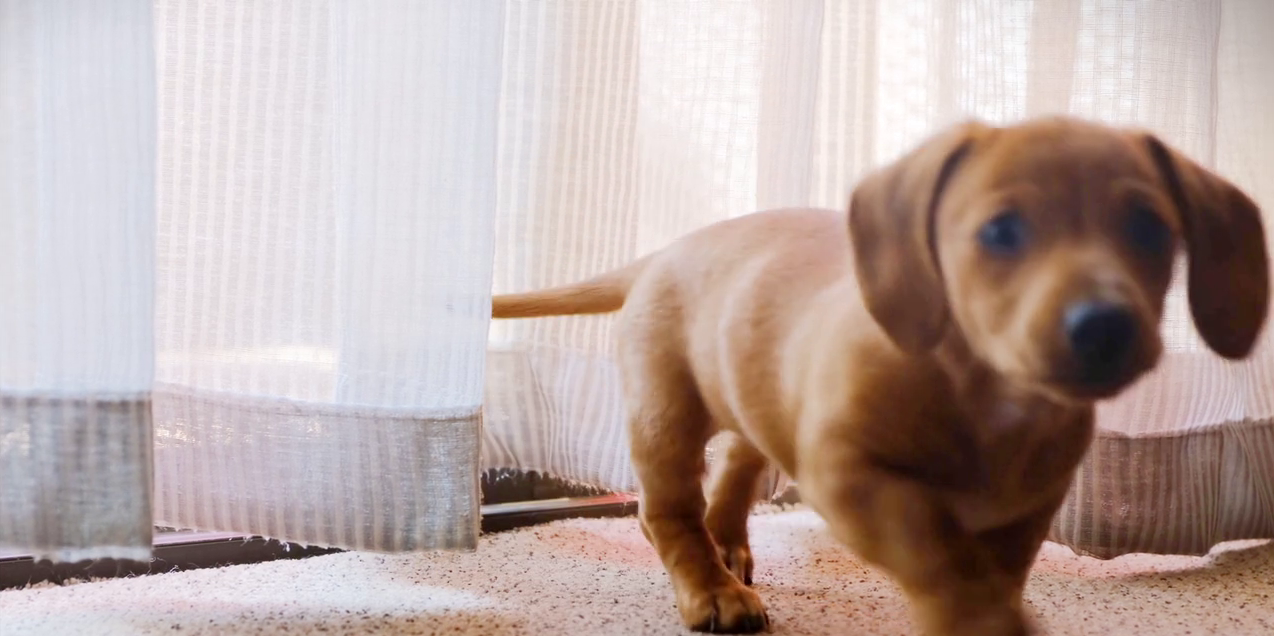
#> input picture MiniReto2/VideoNormal.png, 1274 x 636 px, given in place of dog.mp4, which was not available
$ python miniReto2.py
#> lines starting #> are read from the running program, lines starting #| are printed output that depends on the picture; after the words box and inside, x2 and y2 are one past the last pixel; in counts of white or black regions, pixels touching at a corner belong together; pictures that were not available may be replaced by others from this repository, and a replacement may not be noted
import cv2 as cv
import numpy as np

def manualCanny(image, tresh_low, tresh_high):
    # Aplicar filtro Sobel en dirección x e y en un kernel de 3x3
    sobelx = cv.Sobel(image, cv.CV_64F, 1, 0, ksize=3)
    sobely = cv.Sobel(image, cv.CV_64F, 0, 1, ksize=3)

    gradient_magnitude = np.sqrt(sobelx**2 + sobely**2) # Cambios bruscos de intensidad en la imagen de los diferenciales del sobel
    gradient_magnitude *= 255.0 / gradient_magnitude.max() # Escalar los valores para que estén en el rango de 0 a 255 (mejor distinción de bordes)

    edges = np.zeros_like(gradient_magnitude)  # Matriz de ceros con las mismas dimensiones que gradient_magnitude
    edges[(gradient_magnitude >= tresh_low) & (gradient_magnitude <= tresh_high)] = 255 # Asignar 255 a los bordes detectados en el rango de los umbrales
    return edges

camera = cv.VideoCapture('Recursos/Videos/dog.mp4')

while True:
    _, frame = camera.read()
#> frame is the input picture: shape (636, 1274, 3); mean B, G, R 163.1, 167.5, 185.7
    cv.imshow('Camara', frame)

    frame1 = cv.cvtColor(frame, cv.COLOR_BGR2GRAY)
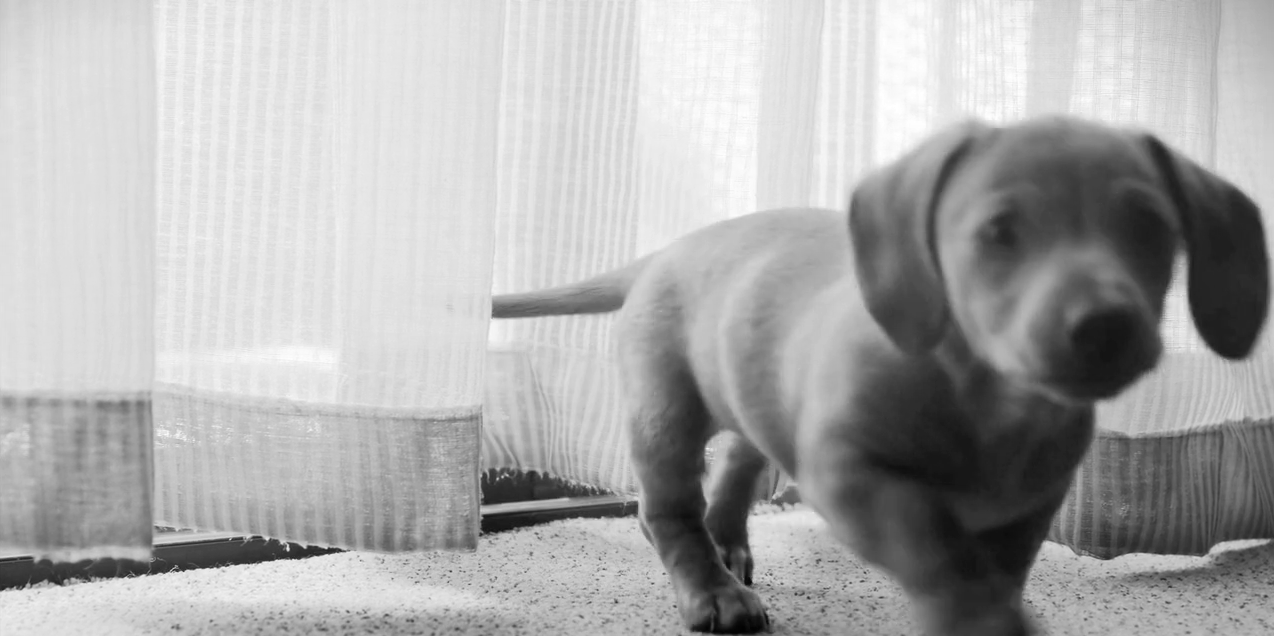
#> frame1: shape (636, 1274); min 2, max 255, mean 172.4
    edges1 = manualCanny(frame1, 30, 100)
#> in manualCanny, `sobelx = cv.Sobel(image, cv.CV_64F, 1, 0, ksize=3)`:
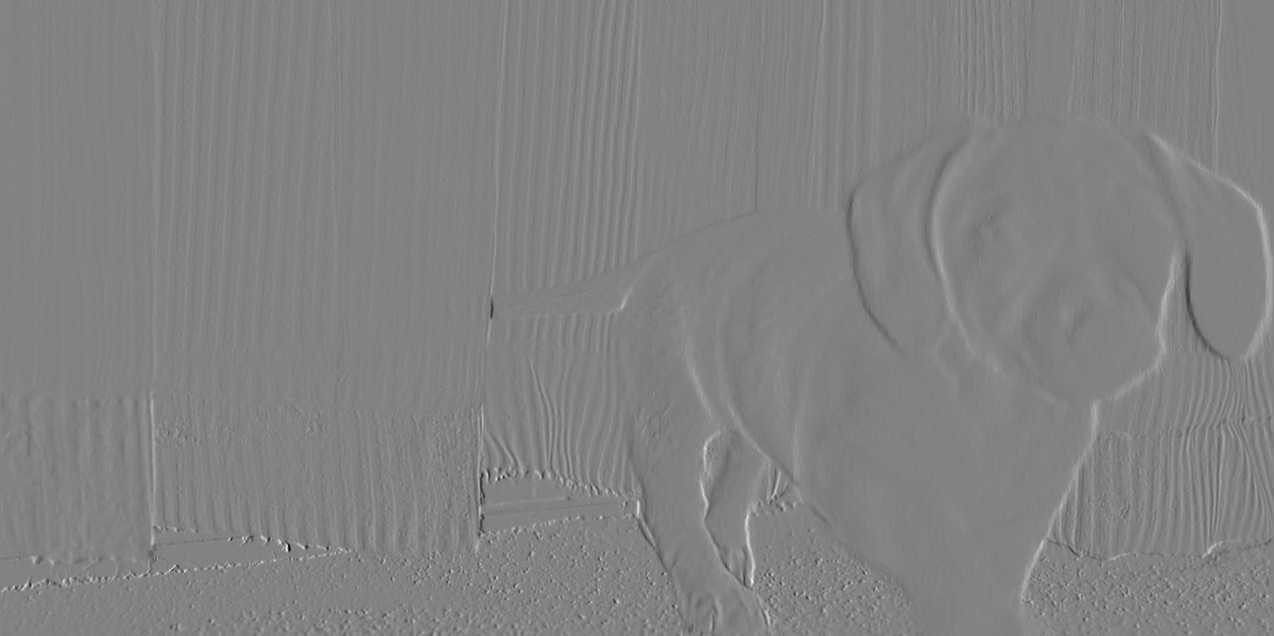
#> sobelx: shape (636, 1274) float64; min -614, max 584, mean -0.2; drawn with min black and max white
#> in manualCanny, `sobely = cv.Sobel(image, cv.CV_64F, 0, 1, ksize=3)`:
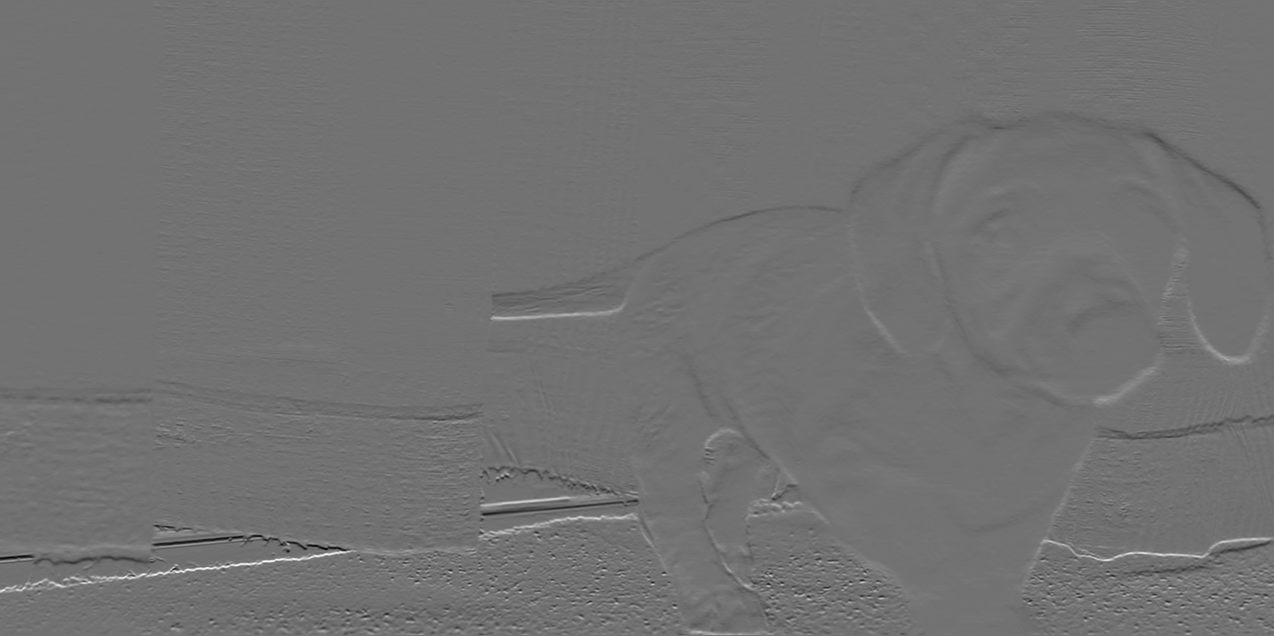
#> sobely: shape (636, 1274) float64; min -589, max 726, mean -0.8; drawn with min black and max white
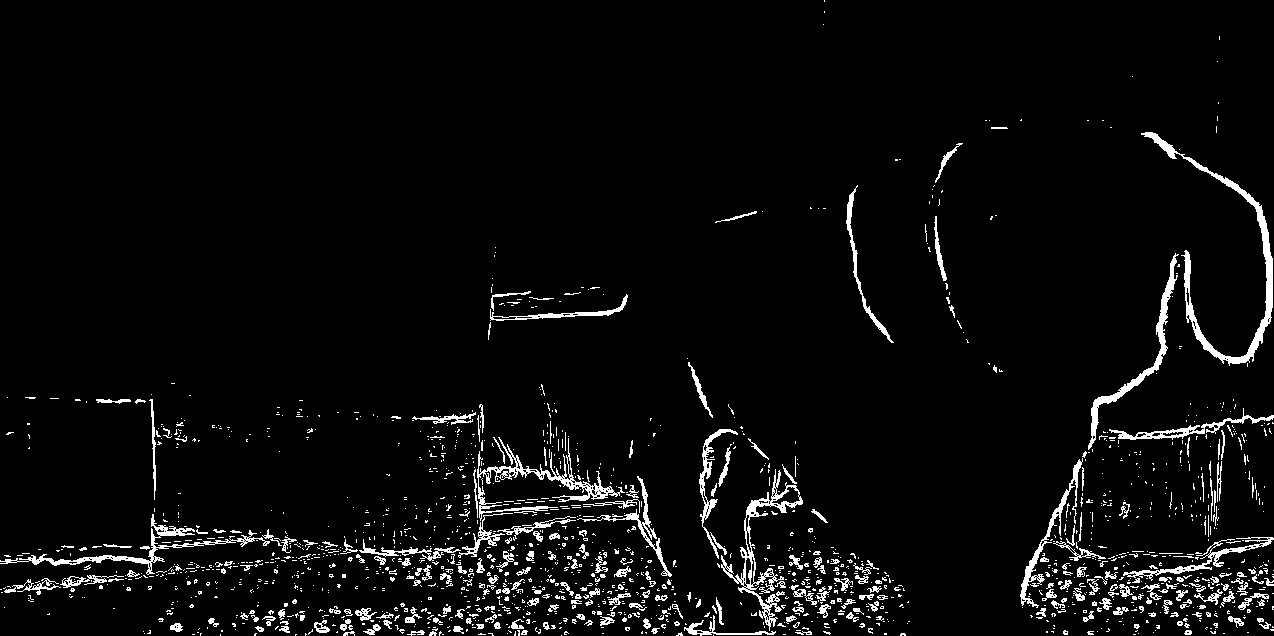
#> edges1: shape (636, 1274) float64; 4.4% white; 1724 white regions (1447 under 20 px), largest, box (x1, y1, x2, y2) and area: (1141, 132, 1273, 366) 2743, (477, 437, 625, 521) 1844, (721, 469, 803, 631) 1833
    cv.imshow('Canny Filter (Manual)', edges1)

    cannyEdges = cv.Canny(frame, 80, 90)
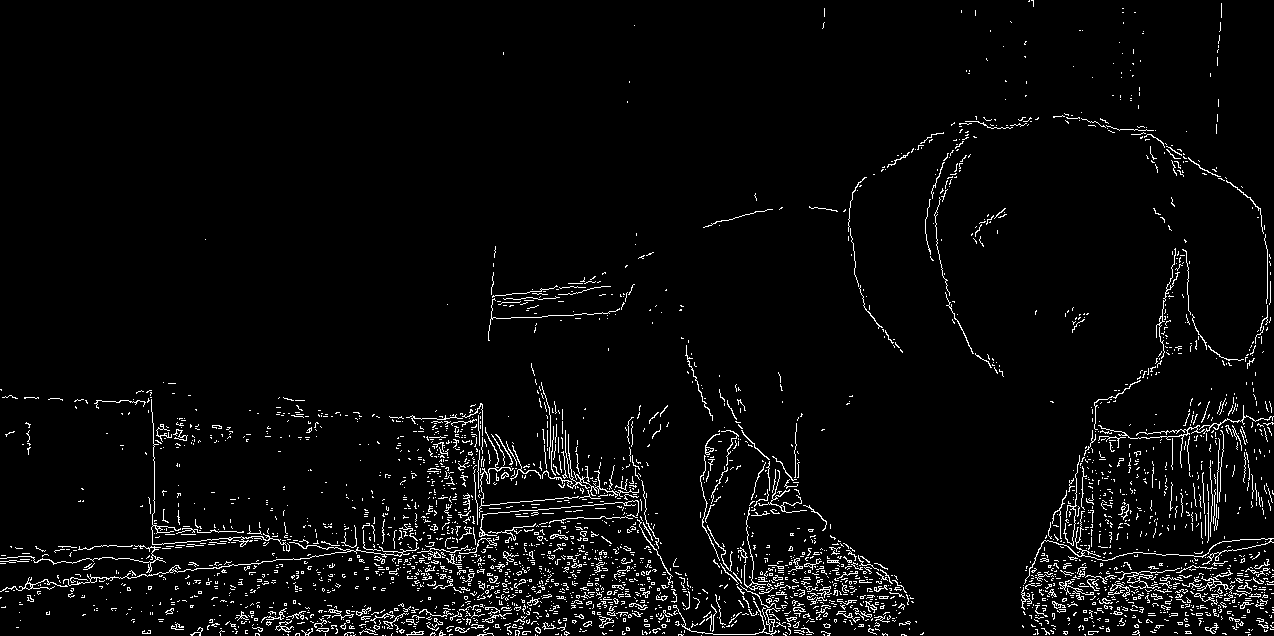
#> cannyEdges: shape (636, 1274); 3.9% white in thin lines or dots
    #cv.imshow('Canny', cannyEdges)


    if cv.waitKey(5) == ord('x'):
#> (key x is pressed here)
        break

camera.release()
cv.destroyAllWindows()
